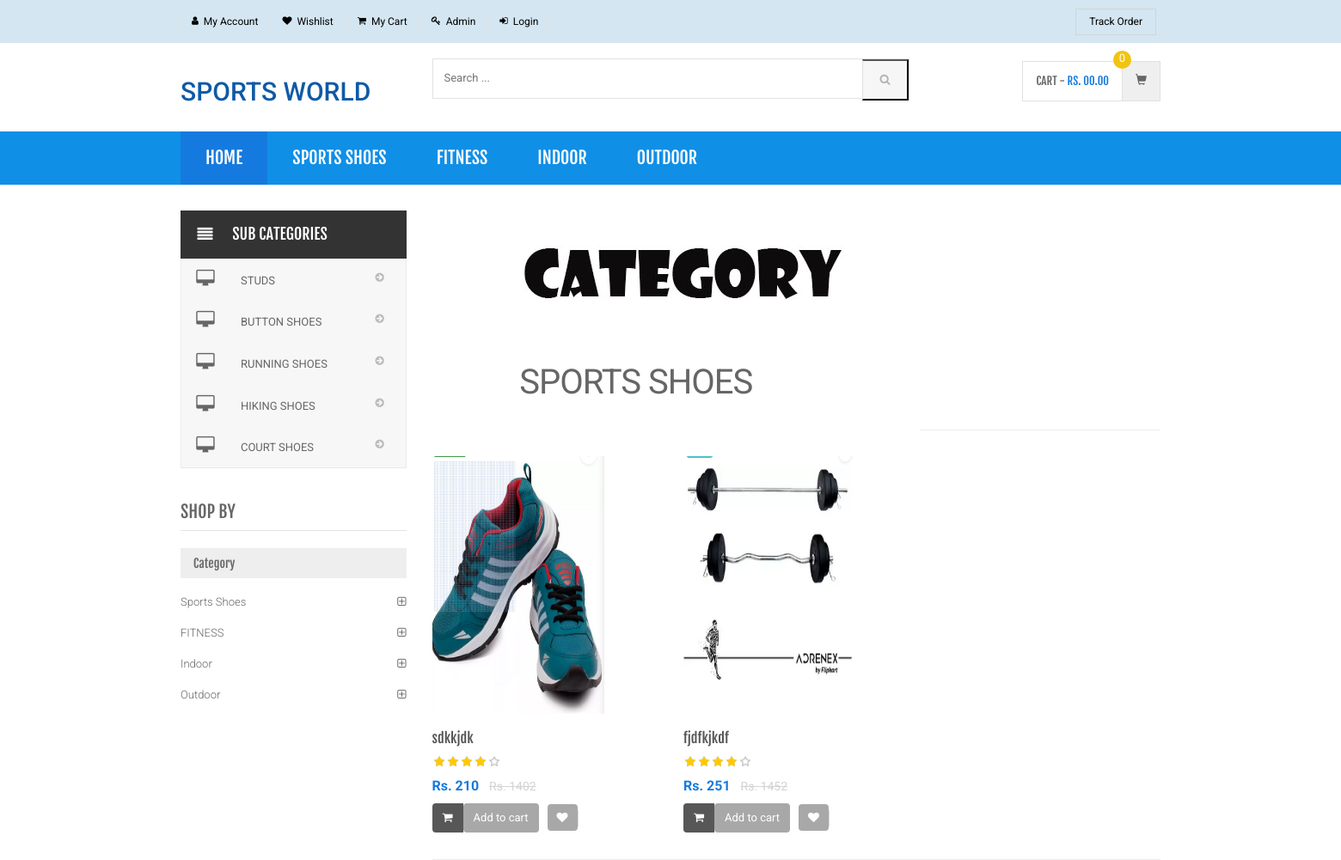
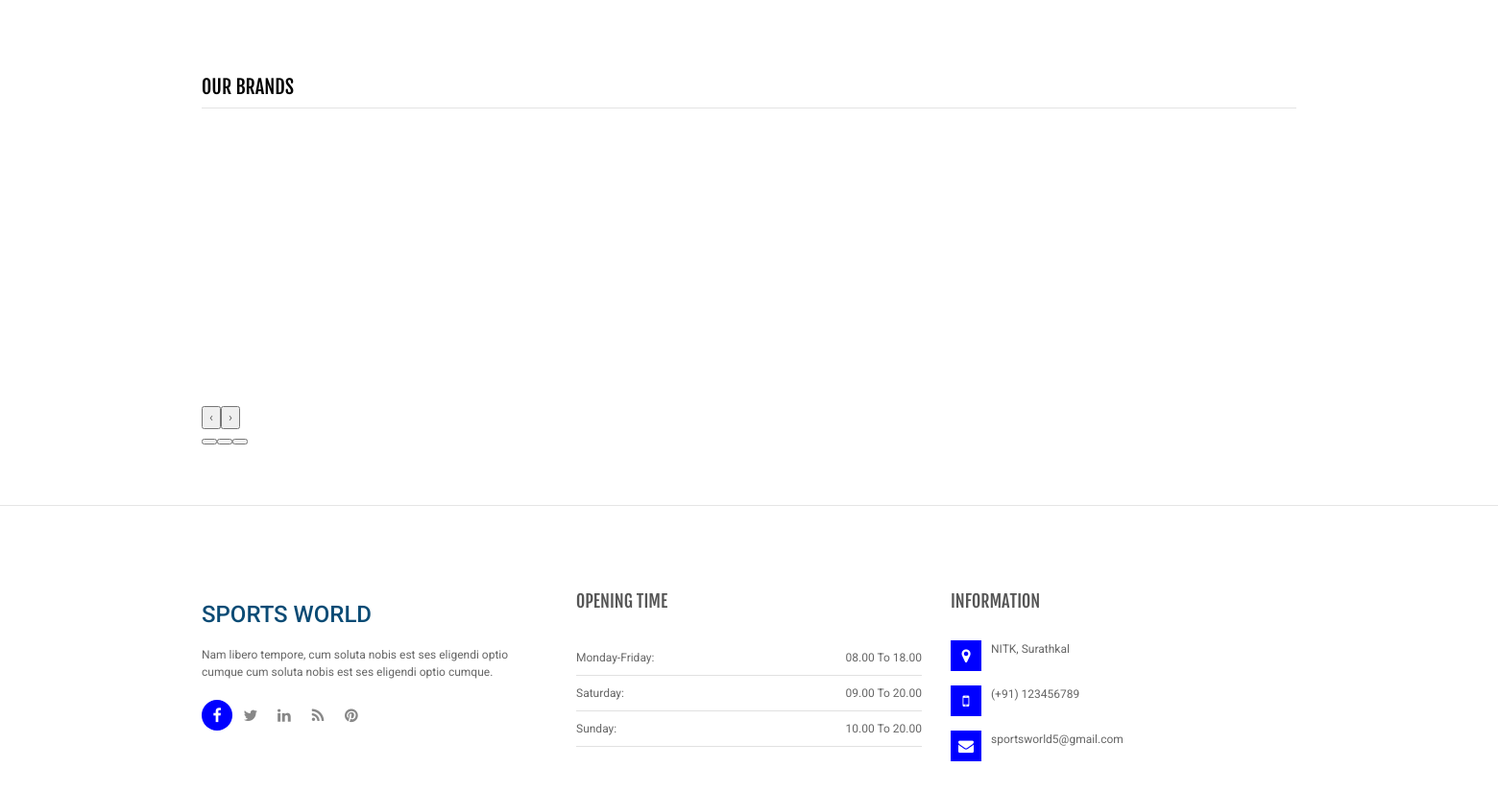
/shopping/category.php?cid=7, run on the app's committed database (2 pictures, top to bottom).
### tables this page shows
CREATE TABLE `category` (
  `id` int(11) NOT NULL,
  `categoryName` varchar(255) DEFAULT NULL,
  `categoryDescription` longtext DEFAULT NULL,
  `creationDate` timestamp NOT NULL DEFAULT current_timestamp(),
  `updationDate` varchar(255) DEFAULT NULL
);

CREATE TABLE `subcategory` (
  `id` int(11) NOT NULL,
  `categoryid` int(11) DEFAULT NULL,
  `subcategory` varchar(255) DEFAULT NULL,
  `creationDate` timestamp NULL DEFAULT current_timestamp(),
  `updationDate` varchar(255) DEFAULT NULL
);

CREATE TABLE `productimg` (
  `id` int(11) NOT NULL,
  `productImage1` varchar(255) DEFAULT NULL,
  `productImage2` varchar(255) DEFAULT NULL,
  `productImage3` varchar(255) DEFAULT NULL
);

CREATE TABLE `products` (
  `id` int(11) NOT NULL,
  `category` int(11) NOT NULL,
  `subCategory` int(11) DEFAULT NULL,
  `productName` varchar(255) DEFAULT NULL,
  `productCompany` varchar(255) DEFAULT NULL,
  `productPrice` int(11) DEFAULT NULL,
  `productPriceBeforeDiscount` int(11) DEFAULT NULL,
  `productDescription` longtext DEFAULT NULL,
  `shippingCharge` int(11) DEFAULT NULL,
  `productAvailability` varchar(255) DEFAULT NULL,
  `postingDate` timestamp NULL DEFAULT current_timestamp(),
  `updationDate` varchar(255) DEFAULT NULL
);

### shopping/category.php (the view, shortened to what this page needs)
<?php
include('includes/config.php');
$cid = intval($_GET['cid']);
?>
<!DOCTYPE html>
<html lang="en">
<head>
	<link rel="stylesheet" href="https://cdnjs.cloudflare.com/ajax/libs/twitter-bootstrap/3.2.0/css/bootstrap.min.css">
	<link rel="stylesheet" href="assets/css/main.css">
	<link rel="stylesheet" href="assets/css/green.css">
	<link rel="stylesheet" href="https://cdnjs.cloudflare.com/ajax/libs/owl-carousel/1.3.3/owl.carousel.css">
	<link rel="stylesheet" href="https://cdnjs.cloudflare.com/ajax/libs/owl-carousel/1.3.2/owl.transitions.css">
	<link href="assets/css/lightbox.css" rel="stylesheet">
	<link rel="stylesheet" href="assets/css/animate.min.css">
	<link rel="stylesheet" href="assets/css/rateit.css">
	<link rel="stylesheet" href="https://cdnjs.cloudflare.com/ajax/libs/bootstrap-select/1.6.2/css/bootstrap-select.min.css">
	<link rel="stylesheet" href="assets/css/config.css">
	<link href="assets/css/green.css" rel="alternate stylesheet" title="Green color">
	<link href="assets/css/blue.css" rel="alternate stylesheet" title="Blue color">
	<link href="assets/css/red.css" rel="alternate stylesheet" title="Red color">
	<link href="assets/css/orange.css" rel="alternate stylesheet" title="Orange color">
	<link href="assets/css/dark-green.css" rel="alternate stylesheet" title="Darkgreen color">
	<link rel="stylesheet" href="https://cdnjs.cloudflare.com/ajax/libs/font-awesome/4.2.0/css/font-awesome.min.css">
</head>
<body class="cnt-home">
	<header class="header-style-1">
		<?php include('includes/top-header.php'); ?>
		<?php include('includes/main-header.php'); ?>
		<?php include('includes/menu-bar.php'); ?>
	</header>
	<div class="body-content outer-top-xs">
		<div class='container'>
			<div class='row outer-bottom-sm'>
				<div class='col-md-3 sidebar'>
					<div class="side-menu animate-dropdown outer-bottom-xs">
						<div class="side-menu animate-dropdown outer-bottom-xs">
							<div class="head"><i class="icon fa fa-align-justify fa-fw"></i>Sub Categories</div>
							<nav class="yamm megamenu-horizontal" role="navigation">
								<ul class="nav">
									<li class="dropdown menu-item">
										<?php $sql = mysqli_query($con, "select id,subcategory  from subcategory where categoryid='$cid'");
										while ($row = mysqli_fetch_array($sql)) {
											?>
											<a href="sub-category.php?scid=<?php echo $row['id']; ?>" class="dropdown-toggle"><i class="icon fa fa-desktop fa-fw"></i>
												<?php echo $row['subcategory']; ?></a>
										<?php } ?>
									</li>
								</ul>
							</nav>
						</div>
					</div>
					<div class="sidebar-module-container">
						<h3 class="section-title">shop by</h3>
						<div class="sidebar-filter">
							<div class="sidebar-widget wow fadeInUp outer-bottom-xs ">
								<div class="widget-header m-t-20">
									<h4 class="widget-title">Category</h4>
								</div>
								<div class="sidebar-widget-body m-t-10">
									<?php $sql = mysqli_query($con, "select id,categoryName  from category");
									while ($row = mysqli_fetch_array($sql)) {
										?>
										<div class="accordion">
											<div class="accordion-group">
												<div class="accordion-heading">
													<a href="category.php?cid=<?php echo $row['id']; ?>" class="accordion-toggle collapsed">
														<?php echo $row['categoryName']; ?>
													</a>
												</div>
											</div>
										</div>
									<?php } ?>
								</div>
							</div>
						</div>
					</div>
				</div>
				<div class='col-md-9'>
					<div id="category" class="category-carousel hidden-xs">
						<div class="item">
							<div class="image">
								<img src="assets/images/banners/cat.jpg" alt="" class="img-responsive">
							</div>
							<div class="container-fluid">
								<div class="caption vertical-top text-left">
									<div class="big-text">
										<br />
									</div>
									<?php $sql = mysqli_query($con, "select categoryName  from category where id='$cid'");
									while ($row = mysqli_fetch_array($sql)) {
										?>
										<div class="excerpt hidden-sm hidden-md">
											<?php echo htmlentities($row['categoryName']); ?>
										</div>
									<?php } ?>
								</div>
							</div>
						</div>
					</div>
					<div class="search-result-container">
						<div id="myTabContent" class="tab-content">
							<div class="tab-pane active " id="grid-container">
								<div class="category-product  inner-top-vs">
									<div class="row">
										<?php
										$ret = mysqli_query($con, "select * from products natural join productimg where category='$cid'");
										$num = mysqli_num_rows($ret);
										if ($num > 0) {
											while ($row = mysqli_fetch_array($ret)) { ?>
												<div class="col-sm-6 col-md-4 wow fadeInUp">
													<div class="products">
														<div class="product">
															<div class="product-image">
																<div class="image">
																	<a href="product-details.php?pid=<?php echo htmlentities($row['id']); ?>"><img src="assets/images/blank.gif" data-echo="admin/productimages/<?php echo htmlentities($row['id']); ?>/<?php echo htmlentities($row['productImage1']); ?>" alt="" width="200" height="300"></a>
																</div>
															</div>
															<div class="product-info text-left">
																<h3 class="name"><a href="product-details.php?pid=<?php echo htmlentities($row['id']); ?>"><?php echo htmlentities($row['productName']); ?></a></h3>
																<div class="rating rateit-small"></div>
																<div class="product-price">
																	<span class="price">
																		Rs. <?php echo htmlentities($row['productPrice']); ?> </span>
																	<span class="price-before-discount">Rs. <?php echo htmlentities($row['productPriceBeforeDiscount']); ?></span>
																</div>
															</div>
															<div class="cart clearfix animate-effect">
																<div class="action">
																	<ul class="list-unstyled">
																		<li class="add-cart-button btn-group">
																			<button class="btn btn-primary icon" data-toggle="dropdown" type="button">
																				<i class="fa fa-shopping-cart"></i>
																			</button>
																			<a href="category.php?page=product&action=add&id=<?php echo $row['id']; ?>">
																				<button class="btn btn-primary" type="button">Add to cart</button></a>
																		</li>
																		<li class="lnk wishlist">
																			<a class="add-to-cart" href="category.php?pid=<?php echo htmlentities($row['id']) ?>&&action=wishlist" title="Wishlist">
																				<i class="icon fa fa-heart"></i>
																			</a>
																		</li>
																	</ul>
																</div>
															</div>
														</div>
													</div>
												</div>
											<?php }
											} else { ?>
											<div class="col-sm-6 col-md-4 wow fadeInUp">
												<h3>No Product Found</h3>
											</div>
										<?php } ?>
									</div>
								</div>
							</div>
						</div>
					</div>
				</div>
			</div>
			<?php include('includes/brands-slider.php'); ?>
		</div>
	</div>
	<?php include('includes/footer.php'); ?>
</body>
</html>

### shopping/includes/menu-bar.php (shortened to what this page needs)
<div class="header-nav animate-dropdown" style="background:#108FE7;">
    <div class="container">
        <div class="yamm navbar navbar-default" role="navigation">
            <div class="nav-bg-class">
                <div class="navbar-collapse collapse" id="mc-horizontal-menu-collapse">
                    <div class="nav-outer">
                        <ul class="nav navbar-nav">
                            <li class="active dropdown yamm-fw">
                                <a href="index.php" data-hover="dropdown" class="dropdown-toggle">Home</a>
                            </li>
                            <?php $sql = mysqli_query($con, "select id,categoryName  from category limit 6");
                            while ($row = mysqli_fetch_array($sql)) {
                                ?>
                                <li class="dropdown yamm">
                                    <a href="category.php?cid=<?php echo $row['id']; ?>"> <?php echo $row['categoryName']; ?></a>
                                </li>
                            <?php } ?>
                        </ul>
                        <div class="clearfix"></div>
                    </div>
                </div>
            </div>
        </div>
    </div>
</div>

### shopping/assets/css/green.css (style rules this page uses)
a { color: #157ADF; }
.header-style-1 .header-nav { background: #157ADF; }
.cnt-home .header-style-1 .header-nav .navbar .navbar-nav > li.active { background: #157ADF; }
.product .product-info .product-price .price { color: #157ADF; }
.sidebar .sidebar-module-container .sidebar-widget .sidebar-widget-body .accordion .accordion-group .accordion-heading .accordion-toggle, .sidebar .sidebar-module-container .sidebar-widget .sidebar-widget-body .accordion .accordion-group .accordion-heading .accordion-toggle:hover, .sidebar .sidebar-module-container .sidebar-widget .sidebar-widget-body .accordion .accordion-group .accordion-heading .accordion-toggle:focus, .sidebar .sidebar-module-container .sidebar-widget .sidebar-widget-body .accordion .accordion-group .accordion-heading .accordion-toggle:after { color: #157ADF; }

### shopping/assets/css/lightbox.css (style rules this page uses)
body:after { content: url(../images/close.png) url(../images/loading.gif) url(../images/prev.png) url(../images/next.png); display: none; }

### shopping/assets/css/rateit.css (style rules this page uses)
.rateit { display: -moz-inline-box; display: inline-block; position: relative; -webkit-user-select: none; -khtml-user-select: none; -moz-user-select: none; -o-user-select: none; -ms-user-select: none; user-select: none; -webkit-touch-callout: none; }

### shopping/assets/css/blue.css (style rules this page uses)
a { color: #3498db; }
.header-style-1 .header-nav { background: #3498db; }
.cnt-home .header-style-1 .header-nav .navbar .navbar-nav > li.active { background: #1d6ca1; }
.product .product-info .product-price .price { color: #3498db; }
.sidebar .sidebar-module-container .sidebar-widget .sidebar-widget-body .accordion .accordion-group .accordion-heading .accordion-toggle, .sidebar .sidebar-module-container .sidebar-widget .sidebar-widget-body .accordion .accordion-group .accordion-heading .accordion-toggle:hover, .sidebar .sidebar-module-container .sidebar-widget .sidebar-widget-body .accordion .accordion-group .accordion-heading .accordion-toggle:focus, .sidebar .sidebar-module-container .sidebar-widget .sidebar-widget-body .accordion .accordion-group .accordion-heading .accordion-toggle:after { color: #3498db; }

### shopping/assets/css/red.css (style rules this page uses)
a { color: #ff6c6c; }
.header-style-1 .header-nav { background: #ff6c6c; }
.cnt-home .header-style-1 .header-nav .navbar .navbar-nav > li.active { background: #ff1a1a; }
.product .product-info .product-price .price { color: #ff6c6c; }
.sidebar .sidebar-module-container .sidebar-widget .sidebar-widget-body .accordion .accordion-group .accordion-heading .accordion-toggle, .sidebar .sidebar-module-container .sidebar-widget .sidebar-widget-body .accordion .accordion-group .accordion-heading .accordion-toggle:hover, .sidebar .sidebar-module-container .sidebar-widget .sidebar-widget-body .accordion .accordion-group .accordion-heading .accordion-toggle:focus, .sidebar .sidebar-module-container .sidebar-widget .sidebar-widget-body .accordion .accordion-group .accordion-heading .accordion-toggle:after { color: #ff6c6c; }

### shopping/assets/css/orange.css (style rules this page uses)
a { color: #f39c12; }
.header-style-1 .header-nav { background: #f39c12; }
.cnt-home .header-style-1 .header-nav .navbar .navbar-nav > li.active { background: #ab6c09; }
.product .product-info .product-price .price { color: #f39c12; }
.sidebar .sidebar-module-container .sidebar-widget .sidebar-widget-body .accordion .accordion-group .accordion-heading .accordion-toggle, .sidebar .sidebar-module-container .sidebar-widget .sidebar-widget-body .accordion .accordion-group .accordion-heading .accordion-toggle:hover, .sidebar .sidebar-module-container .sidebar-widget .sidebar-widget-body .accordion .accordion-group .accordion-heading .accordion-toggle:focus, .sidebar .sidebar-module-container .sidebar-widget .sidebar-widget-body .accordion .accordion-group .accordion-heading .accordion-toggle:after { color: #f39c12; }

### data on the page
category: categoryName "SPORTS SHOES", categoryName "Sports Shoes"
category: categoryName "FITNESS"
category: categoryName "INDOOR", categoryName "Indoor"
category: categoryName "OUTDOOR", categoryName "Outdoor"
subcategory: subcategory "STUDS"
subcategory: subcategory "BUTTON SHOES"
subcategory: subcategory "RUNNING SHOES"
subcategory: subcategory "HIKING SHOES"
subcategory: subcategory "COURT SHOES"
productimg: productImage1 (picture), id.productName "sdkkjdk", id.productPrice "210", id.productPriceBeforeDiscount "1402"
productimg: productImage1 (picture), id.productName "fjdfkjkdf", id.productPrice "251", id.productPriceBeforeDiscount "1452"
